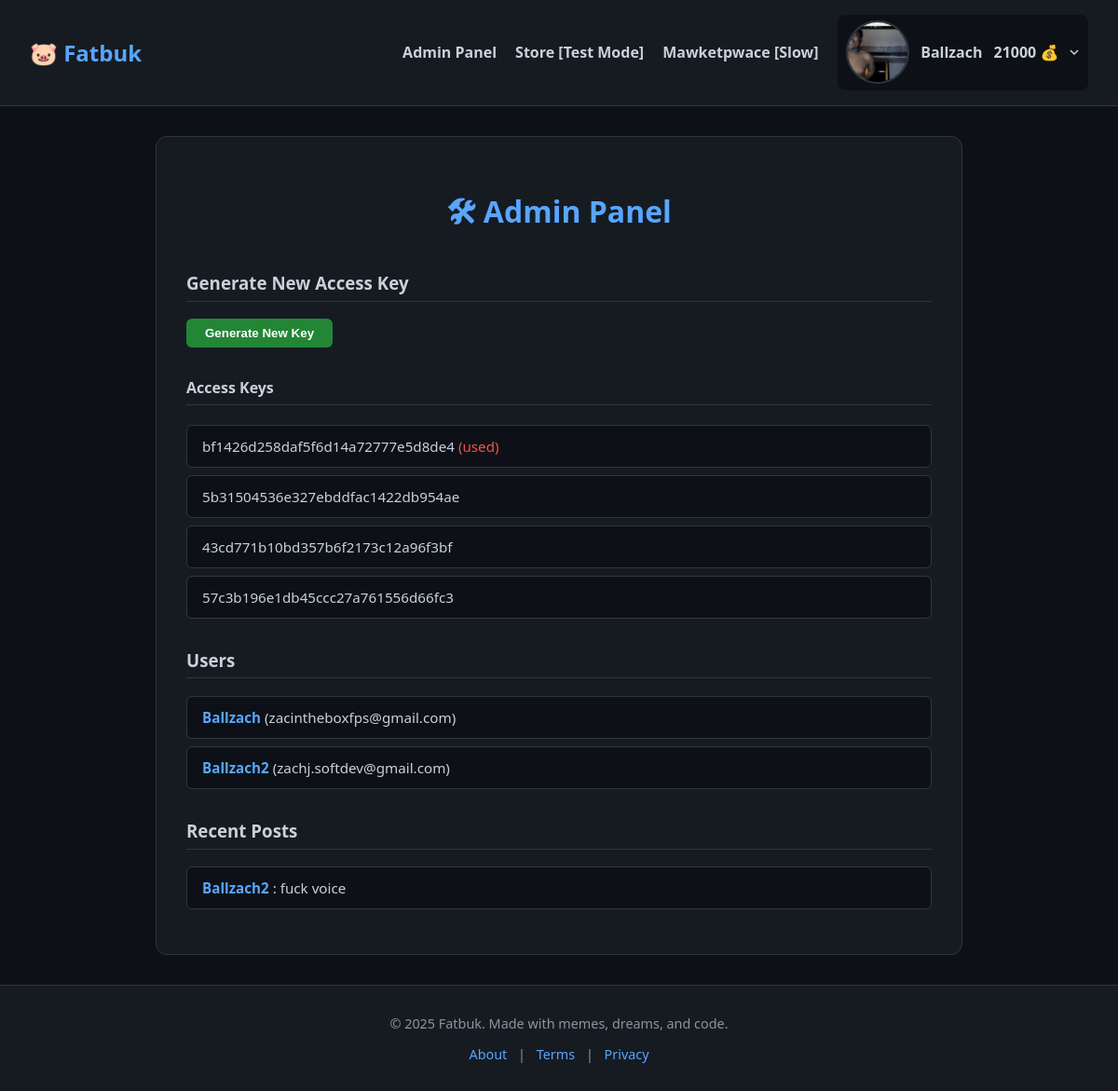
Page /admin (signed in) on the earlier database version.
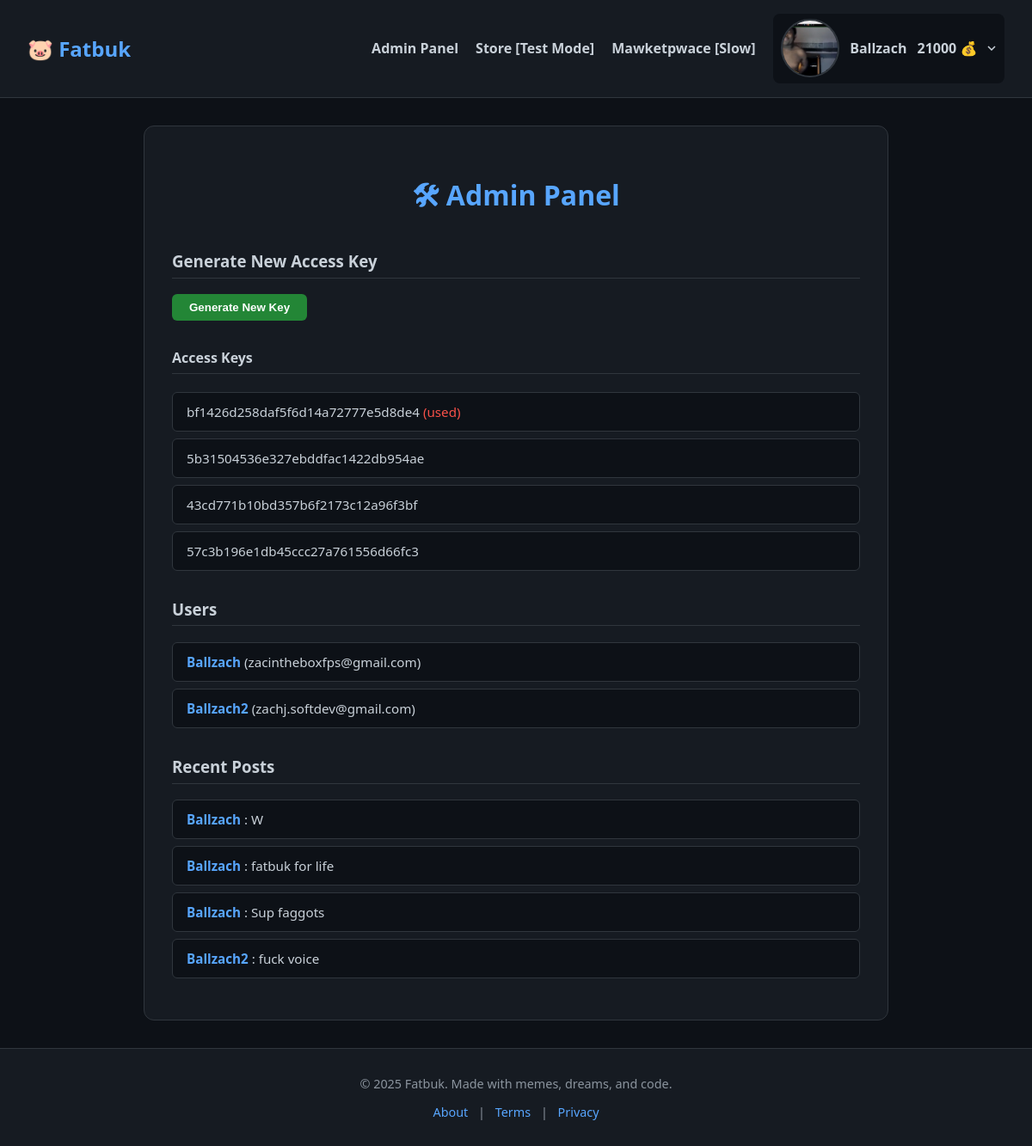
Same page on the later database version.
### fatbuk/app.py (models this page shows)
class AccessKey(db.Model):
    id = db.Column(db.Integer, primary_key=True)
    key = db.Column(db.String(64), unique=True, nullable=False)
    used = db.Column(db.Boolean, default=False)
    creator_id = db.Column(db.Integer, db.ForeignKey("user.id"))

class User(db.Model):
    id = db.Column(db.Integer, primary_key=True)
    username = db.Column(db.String(50), unique=True, nullable=False)
    email = db.Column(db.String(100), unique=True, nullable=False)
    password = db.Column(db.String(200), nullable=False)
    profile_picture = db.Column(db.String(200), nullable=True)
    fatbucks = db.Column(db.Integer, default=0)
    muted_until = db.Column(db.DateTime, nullable=True)

class Post(db.Model):
    id = db.Column(db.Integer, primary_key=True)
    user_id = db.Column(db.Integer, db.ForeignKey("user.id"))
    content = db.Column(db.Text, nullable=False)
    image_url = db.Column(db.String(200), nullable=True)
    created_at = db.Column(db.DateTime, default=datetime.utcnow)
    user = db.relationship("User", backref="posts")
    medals = db.Column(db.Integer, default=0)

### fatbuk/app.py (the view)
@app.route("/admin", methods=["GET", "POST"])
@admin_required
def admin_panel():
    if request.method == "POST":
        new_key = secrets.token_hex(16)
        db.session.add(AccessKey(key=new_key))
        db.session.commit()
    keys = AccessKey.query.all()
    users = User.query.all()
    posts = Post.query.order_by(Post.created_at.desc()).all()
    return render_template("admin_panel.html", users=users, posts=posts, keys=keys)

### fatbuk/app.py (called while the page is built)
@app.before_request
def update_stripe_key():
    load_dotenv(override=True) # Reload env variables
    stripe.api_key = os.getenv("STRIPE_SECRET_KEY")

def admin_required(f):
    @wraps(f)
    def decorated_function(*args, **kwargs):
        if "user_id" not in session:
            return redirect(url_for("auth"))
        user = User.query.get(session["user_id"])
        if not user or user.username != "Ballzach":
            return abort(403)
        return f(*args, **kwargs)
    return decorated_function

@app.context_processor
def inject_user():
    if "user_id" in session:
        return {"user": User.query.get(session["user_id"])}
    return {"user": None}

@app.context_processor
def inject_now():
    return {"now": datetime.utcnow}

### fatbuk/templates/admin_panel.html (shortened to what this page needs)
{% extends "base.html" %}
{% block content %}
<link rel="stylesheet" href="{{ url_for('static', filename='css/admin_panel.css') }}">
<div class="admin-container">
    <h2>🛠 Admin Panel</h2>
    <h3>Generate New Access Key</h3>
    <form method="POST" action="{{ url_for('admin_panel') }}">
        <button type="submit">Generate New Key</button>
    </form>
    <h4>Access Keys</h4>
    <ul>
        {% for key in keys %}
        <li>
            {{ key.key }}
            {% if key.used %}
            <span style="color:#f85149;">(used)</span>
            {% endif %}
        </li>
        {% endfor %}
    </ul>
    <h3>Users</h3>
    <ul>
        {% for u in users %}
        <li>
            <strong>
                <a href="{{ url_for('user_profile', user_id=u.id) }}">
                    {{ u.username }}
                </a>
            </strong> ({{ u.email }})
        </li>
        {% endfor %}
    </ul>
    <h3>Recent Posts</h3>
    <ul>
        {% for p in posts %}
        <li>
            <strong>
                <a href="{{ url_for('user_profile', user_id=p.user.id) }}">
                    {{ p.user.username }}
                </a>
            </strong>: {{ p.content[:80] }}{% if p.content|length > 80 %}...{% endif %}
        </li>
        {% endfor %}
    </ul>
</div>
{% endblock %}

### fatbuk/templates/components/navbar.html (shortened to what this page needs)
<link rel="stylesheet" href="{{ url_for('static', filename='css/navbar.css') }}">
<nav class="navbar">
    <div class="logo">
        <a href="/">🐷 Fatbuk</a>
    </div>
    <ul class="nav-links">
        {% if session.get('user_id') %}
        {% if user.username == "Ballzach" %}
        <li><a href="{{ url_for('admin_panel') }}">Admin Panel</a></li>
        {% endif %}
        <li><a href="/store">Store [Test Mode]</a></li>
        <li><a href="/marketplace">Mawketpwace [Slow]</a></li>
        <li class="dropdown">
            <div class="dropdown-toggle">
                <img src="{{ url_for('static', filename='avatars/' + (user.profile_picture or 'default-avatar.png')) }}"
                    alt="Avatar">
                <span>{{ user.username }}</span>
                <span class="fatbucks">{{ user.fatbucks if user.fatbucks is not none else 0 }} 💰</span>
                <svg class="caret" width="10" height="6" viewBox="0 0 10 6" fill="none">
                    <path d="M1 1L5 5L9 1" stroke="#c9d1d9" stroke-width="1.5" />
                </svg>
            </div>
        </li>
        {% else %}
        <li><a href="/auth">Login</a></li>
        {% endif %}
    </ul>
</nav>

Differences in the rows shown:
added Post: user.username "Ballzach", content "W"
added Post: user.username "Ballzach", content "fatbuk for life"
added Post: user.username "Ballzach", content "Sup faggots"
